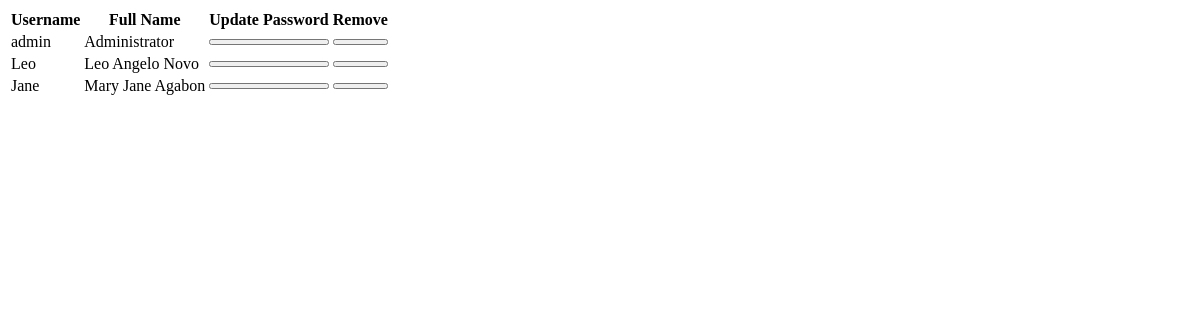
The page /sql/account_admin/fetch_staff_accounts.php on the database as committed earlier.
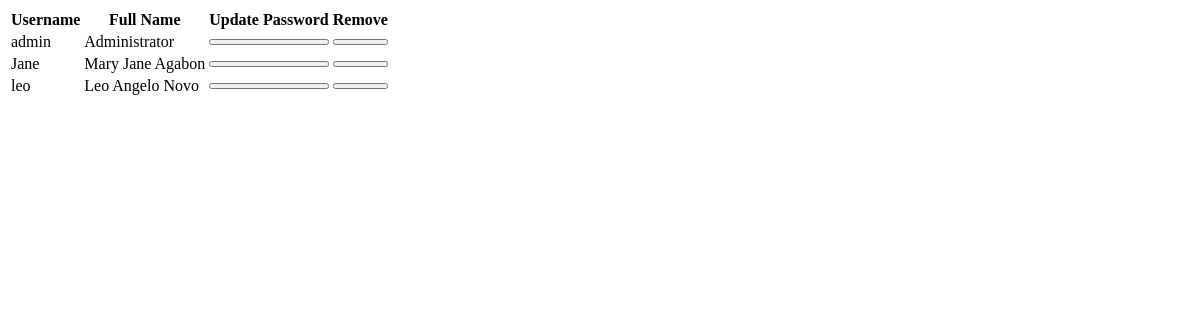
The same page on the database as committed later.
### tables this page shows
CREATE TABLE `account` (
  `acc_id` int(20) NOT NULL,
  `username` text NOT NULL,
  `fullname` text NOT NULL,
  `password` text NOT NULL,
  `admin_power` tinyint(1) NOT NULL
);

### sql/account_admin/fetch_staff_accounts.php (the view, shortened to what this page needs)
<html>
</html>
<?php
$connect = new PDO("mysql:host=localhost; dbname=bmsims", "root", "");
$limit = '5';
if($_POST['page'] > 1)
{
  $start = (($_POST['page'] - 1) * $limit);
  $page = $_POST['page'];
}
else
{
  $start = 0;
}
$query = "
SELECT * FROM account
";
$query .= 'ORDER BY acc_id ASC ';
$filter_query = $query . 'LIMIT '.$start.', '.$limit.'';
$statement = $connect->prepare($query);
$statement->execute();
$total_data = $statement->rowCount();
$statement = $connect->prepare($filter_query);
$statement->execute();
$result = $statement->fetchAll();
$output = '
<p></p>
<table class="table">
  <tr>
    <th hidden>ID</th>
    <th>Username</th>
    <th>Full Name</th>
    <th hidden>Password</th>
    <th>Update Password</th>
    <th>Remove</th>
  </tr>
';
if($total_data > 0)
{
  foreach($result as $row)
  {
    $output .= '
    <tr>
      <td hidden>'.$row["acc_id"].'</td>
      <td>'.$row["username"].'</td>
      <td>'.$row["fullname"].'</td>
      <td hidden>'.$row["password"].'</td>
      <td>'.'<button type="button" style="width:100%;" class="btn editbtn"><i class="fas fa-user-edit"></i></button>'.'</td>
      <td>'.'<button type="button" style="width:100%;" class="btn deletebtn"><i class="fas fa-trash"></i></button>'.'</td>
    </tr>
    </tr>
    ';
  }
}
else
{
  $output .= '
  <tr>
    <td colspan="2" align="center">No Data Found</td>
  </tr>
  ';
}
$output .= '
</table>
<br />
<div align="center">
  <ul class="pagination">
';
$output .= '
  </ul>
</div>
';
echo $output;
?>

Rows that differ between the two databases and show on the page:
removed account: username "Leo", fullname "Leo Angelo Novo"
added account: username "leo", fullname "Leo Angelo Novo"
